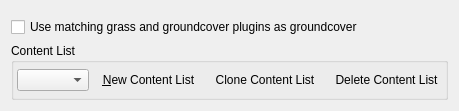
<?xml version="1.0" encoding="UTF-8"?>
<ui version="4.0">
 <class>DataFilesPage</class>
 <widget class="QWidget" name="DataFilesPage">
  <property name="contextMenuPolicy">
   <enum>Qt::DefaultContextMenu</enum>
  </property>
  <layout class="QVBoxLayout" name="verticalLayout">
   <item>
    <widget class="QWidget" name="contentSelectorWidget" native="true"/>
   </item>
   <item>
    <widget class="QCheckBox" name="groundcoverCheckBox">
     <property name="toolTip">
      <string>When enabled, checked plugins with &quot;grass&quot; or &quot;groundcover&quot; in the filename are written as groundcover entries.</string>
     </property>
     <property name="text">
      <string>Use matching grass and groundcover plugins as groundcover</string>
     </property>
    </widget>
   </item>
   <item>
    <widget class="QGroupBox" name="profileGroupBox">
     <property name="focusPolicy">
      <enum>Qt::NoFocus</enum>
     </property>
     <property name="title">
      <string>Content List</string>
     </property>
     <property name="flat">
      <bool>false</bool>
     </property>
     <layout class="QHBoxLayout" name="horizontalLayout_2">
      <property name="spacing">
       <number>6</number>
      </property>
      <property name="leftMargin">
       <number>3</number>
      </property>
      <property name="topMargin">
       <number>6</number>
      </property>
      <property name="rightMargin">
       <number>0</number>
      </property>
      <property name="bottomMargin">
       <number>6</number>
      </property>
      <item>
       <widget class="ProfilesComboBox" name="profilesComboBox">
        <property name="enabled">
         <bool>true</bool>
        </property>
        <property name="sizePolicy">
         <sizepolicy hsizetype="Expanding" vsizetype="Fixed">
          <horstretch>0</horstretch>
          <verstretch>0</verstretch>
         </sizepolicy>
        </property>
        <property name="toolTip">
         <string>Select a content list</string>
        </property>
       </widget>
      </item>
      <item>
       <widget class="QToolButton" name="newProfileButton">
        <property name="toolTip">
         <string>New Content List</string>
        </property>
        <property name="text">
         <string>&amp;New Content List</string>
        </property>
        <property name="autoRaise">
         <bool>true</bool>
        </property>
       </widget>
      </item>
      <item>
       <widget class="QToolButton" name="cloneProfileButton">
        <property name="toolTip">
         <string>Clone Content List</string>
        </property>
        <property name="text">
         <string>Clone Content List</string>
        </property>
        <property name="autoRaise">
         <bool>true</bool>
        </property>
       </widget>
      </item>
      <item>
       <widget class="QToolButton" name="deleteProfileButton">
        <property name="toolTip">
         <string>Delete Content List</string>
        </property>
        <property name="text">
         <string>Delete Content List</string>
        </property>
        <property name="autoRaise">
         <bool>true</bool>
        </property>
       </widget>
      </item>
     </layout>
    </widget>
   </item>
  </layout>
  <action name="newProfileAction">
   <property name="icon">
    <iconset theme="document-new">
     <normaloff/>
    </iconset>
   </property>
   <property name="text">
    <string>New Content List</string>
   </property>
   <property name="toolTip">
    <string>New Content List</string>
   </property>
   <property name="shortcut">
    <string>Ctrl+N</string>
   </property>
  </action>
  <action name="cloneProfileAction">
   <property name="icon">
    <iconset theme="edit-copy">
     <normaloff/>
    </iconset>
   </property>
   <property name="text">
    <string>Clone Content List</string>
   </property>
   <property name="toolTip">
    <string>Clone Content List</string>
   </property>
   <property name="shortcut">
    <string>Ctrl+G</string>
   </property>
  </action>
  <action name="deleteProfileAction">
   <property name="enabled">
    <bool>false</bool>
   </property>
   <property name="icon">
    <iconset theme="edit-delete">
     <normaloff/>
    </iconset>
   </property>
   <property name="text">
    <string>Delete Content List</string>
   </property>
   <property name="toolTip">
    <string>Delete Content List</string>
   </property>
   <property name="shortcut">
    <string>Ctrl+D</string>
   </property>
  </action>
  <action name="checkAction">
   <property name="checkable">
    <bool>true</bool>
   </property>
   <property name="text">
    <string>Check Selection</string>
   </property>
  </action>
  <action name="uncheckAction">
   <property name="text">
    <string>Uncheck Selection</string>
   </property>
  </action>
  <action name="refreshDataFilesAction">
   <property name="icon">
    <iconset theme="view-refresh">
     <normaloff/>
    </iconset>
   </property>
   <property name="text">
    <string>Refresh Data Files</string>
   </property>
   <property name="toolTip">
    <string>Refresh Data Files</string>
   </property>
   <property name="shortcut">
    <string>Ctrl+R</string>
   </property>
  </action>
 </widget>
 <customwidgets>
  <customwidget>
   <class>ProfilesComboBox</class>
   <extends>QComboBox</extends>
   <header>apps/launcher/utils/profilescombobox.hpp</header>
  </customwidget>
 </customwidgets>
 <resources/>
 <connections/>
</ui>
